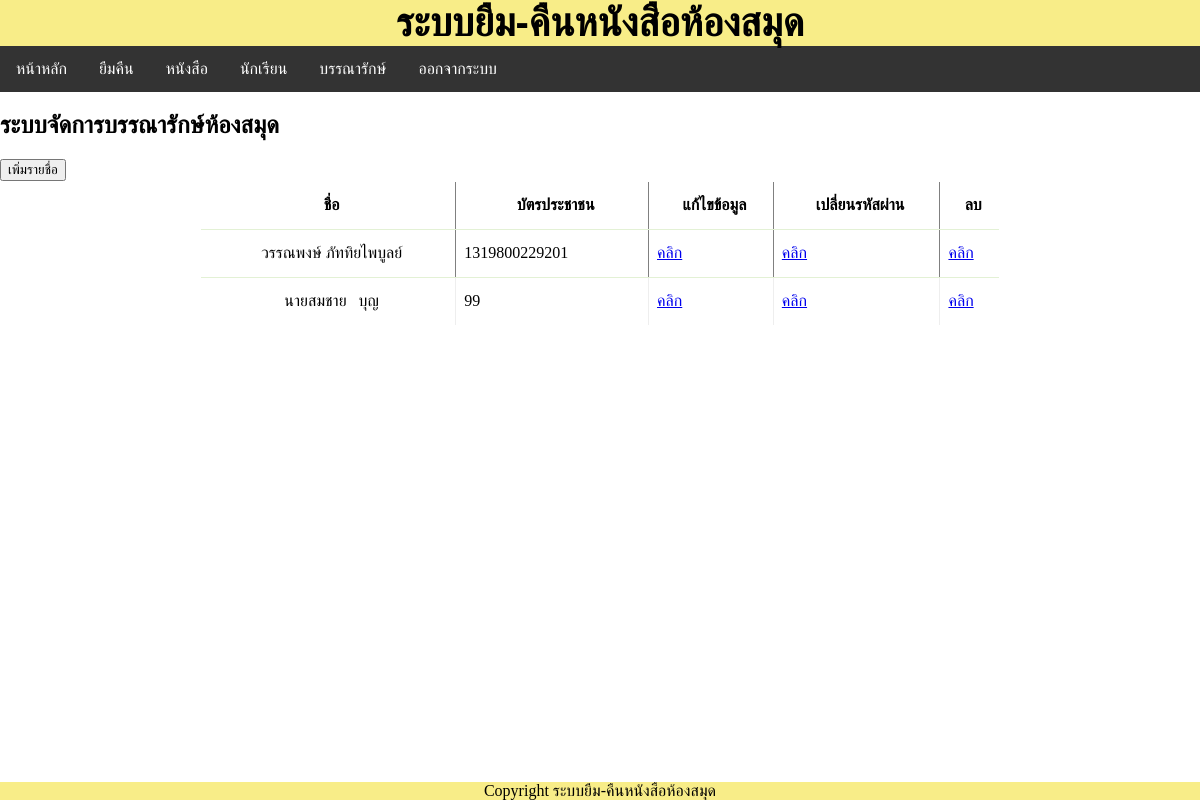
/librarian.php (signed in), run on the app's committed database.
### tables this page shows
CREATE TABLE `Librarian` (
  `LibrarianId` int(11) NOT NULL,
  `IDcard` varchar(13) NOT NULL,
  `username` varchar(90) NOT NULL,
  `password` text NOT NULL,
  `Name` text NOT NULL,
  `Address` text,
  `status` varchar(5) NOT NULL,
  `Phone` varchar(10) NOT NULL,
  `Gender` text NOT NULL
);

### config.php (called while the page is built, shortened)
<?php
$name_web="ระบบยืม-คืนหนังสือห้องสมุด";
?>

### librarian.php (the view, shortened to what this page needs)
<?php
require_once("config.php");
?>
<!DOCTYPE html>
<html>
<head>
    <link rel="stylesheet" type="text/css" media="screen" href="main.css" />
<?php include("js.php"); ?></head>
<body>
    <?php include('header_web.php');?>
    <?php include('nav.php');?>
    <main>
      <article>
        <h1>ระบบจัดการบรรณารักษ์ห้องสมุด</h1>
        <a href="./add_librarian.php"><button>เพิ่มรายชื่อ</button></a><br>
        <?php
        require("db.php");
	    $sql = "SELECT * FROM Librarian";
        $query = mysqli_query($con,$sql);
        $rowcount=mysqli_num_rows($query);
        if($rowcount== 0){
            echo "<br>ไม่มีรายชื่อนักเรียน";
         }
         else{
    ?>
    <table border="1">
        <tr>
        <th> <div align="center">ชื่อ</div></th>
        <th> <div align="center">บัตรประชาชน</div></th>
        <th> <div align="center">แก้ไขข้อมูล</div></th>
        <th> <div align="center">เปลี่ยนรหัสผ่าน</div></th>
        <th> <div align="center">ลบ</div></th>
    </tr>
<?php
while($result=mysqli_fetch_array($query,MYSQLI_ASSOC))
{
?>
  <tr>
    <td><div align="center"><?php echo $result["Name"];?></div></td>
    <td><?php echo $result["IDcard"];?></td>
    <td><a href="./edit_librarian.php?id=<?php echo $result["LibrarianId"];?>">คลิก</a></td>
    <td><a href="./edit_pass.php?id=<?php echo $result["LibrarianId"];?>">คลิก</a></td>
    <td><a href="./del_librarian.php?id=<?php echo $result["LibrarianId"];?>" onclick="return confirm('คุณแน่ใจว่าต้องการลบ ?')">คลิก</a></td>
  </tr>
<?php
}
}
?>
</table>
?><br>
    </article>
    </main>
    <footer>Copyright <?php echo $name_web;?></footer>
</body>
</html>

### main.css (style rules this page uses)
body { margin:0; padding:0; border:0; outline:0; }
footer { background-color: rgb(248, 237, 136); text-align: center; }
table { border-spacing: 1; border-collapse: collapse; background: white; border-radius: 6px; overflow: hidden; max-width: 800px; width: 100%; margin: 0 auto; position: relative; }
table * { position: relative; }
table td, table th { padding-left: 8px; }
table tbody tr { height: 48px; border-bottom: 1px solid #E3F1D5; }
table tbody tr:last-child { border: 0; }
table td, table th { text-align: left; }
footer { position: fixed; left: 0; bottom: 0; width: 100%; }
button { display:inline-block; padding:0.7em 1.4em; margin:0 0.3em 0.3em 0; border-radius:0.15em; box-sizing: border-box; text-decoration:none; font-family:'Roboto',sans-serif; text-transform:uppercase; font-weight:400; color:#FFFFFF; background-color:#3369ff; box-shadow:inset 0 -0.6em 0 -0.35em rgba(0,0,0,0.17); text-align:center; position:relative; }

### data on the page
librarian: Name "วรรณพงษ์ ภัททิยไพบูลย์", IDcard "1319800229201"
librarian: Name "นายสมชาย บุญ", IDcard "99"

### other printed values
$name_web "ระบบยืม-คืนหนังสือห้องสมุด"
